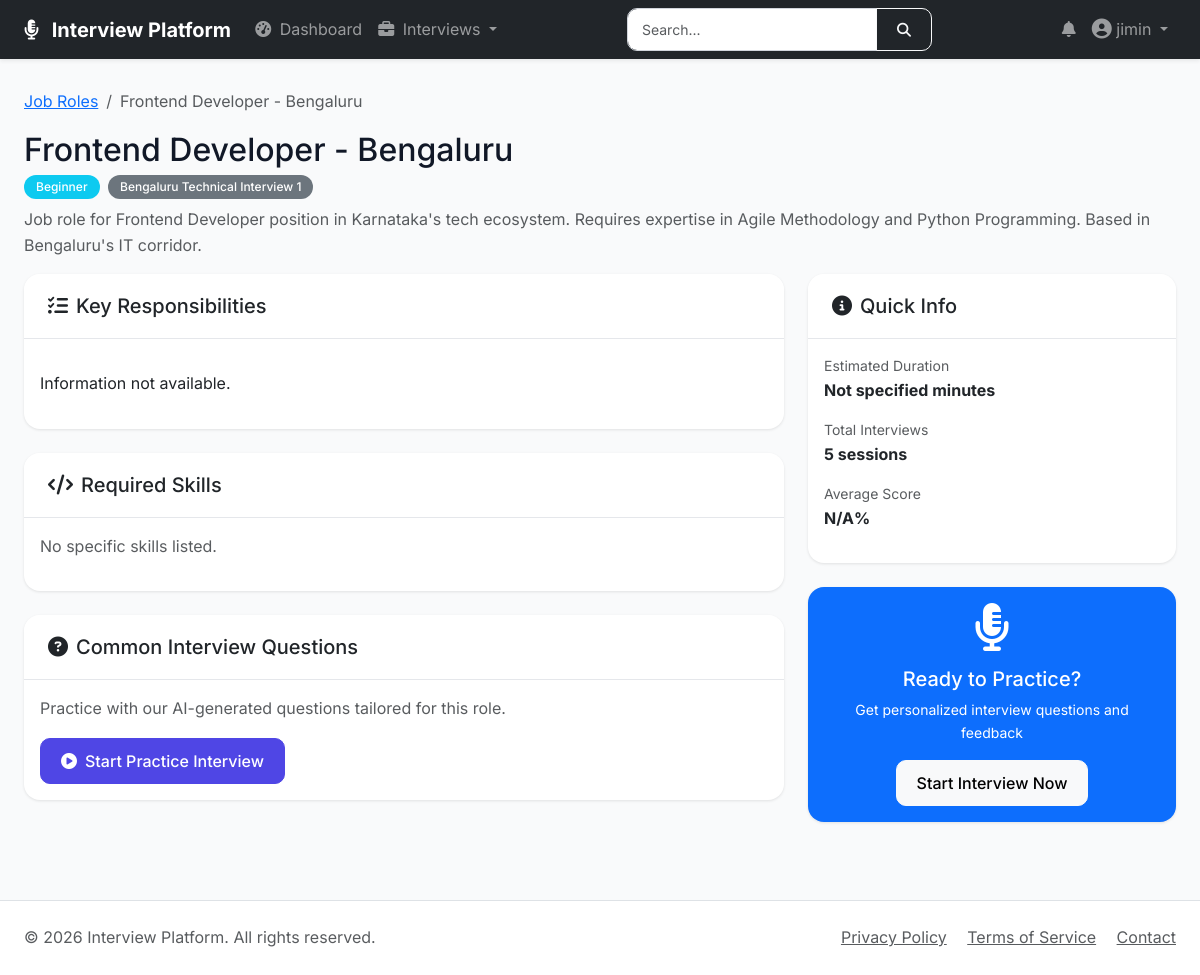
Screenshot of /job-roles/frontend-developer-bengaluru-technical-0/ (signed in) with the database file from the repository.
### base/models.py (models this page shows, shortened)
class User(AbstractUser):
    email = models.EmailField(unique=True)
    full_name = models.CharField(max_length=140, blank=True)
    phone_number = models.CharField(max_length=20, blank=True)
    profile_image = models.ImageField(upload_to="users/profile_images/", blank=True, null=True)
    is_verified = models.BooleanField(default=False)

class UUIDTimeStampedModel(models.Model):
    id = models.UUIDField(primary_key=True, default=uuid.uuid4, editable=False)
    created_at = models.DateTimeField(auto_now_add=True, db_index=True)
    updated_at = models.DateTimeField(auto_now=True)
    class Meta:
        abstract = True

class JobRole(UUIDTimeStampedModel):
    class Difficulty(models.TextChoices):
        BEGINNER = "BEGINNER", "Beginner"
        INTERMEDIATE = "INTERMEDIATE", "Intermediate"
        ADVANCED = "ADVANCED", "Advanced"
    domain = models.ForeignKey(InterviewDomain, on_delete=models.CASCADE, related_name="job_roles")
    title = models.CharField(max_length=160)
    slug = models.SlugField(max_length=180, unique=True)
    description = models.TextField(blank=True)
    difficulty = models.CharField(max_length=30, choices=Difficulty.choices, default=Difficulty.BEGINNER)
    skills = models.ManyToManyField(Skill, blank=True, related_name="job_roles")
    default_question_count = models.PositiveSmallIntegerField(default=5)
    time_limit_minutes = models.PositiveIntegerField(default=30)
    is_active = models.BooleanField(default=True)
    class Meta:
        ordering = ["domain", "title"]

class InterviewDomain(UUIDTimeStampedModel):
    class DomainType(models.TextChoices):
        TECHNICAL = "TECHNICAL", "Technical"
        BEHAVIORAL = "BEHAVIORAL", "Behavioral"
        HR = "HR", "HR"
        SYSTEM_DESIGN = "SYSTEM_DESIGN", "System Design"
        MIXED = "MIXED", "Mixed"
    title = models.CharField(max_length=160, unique=True)
    slug = models.SlugField(max_length=180, unique=True)
    domain_type = models.CharField(max_length=30, choices=DomainType.choices, default=DomainType.TECHNICAL)
    description = models.TextField(blank=True)
    icon = models.CharField(max_length=80, blank=True)
    is_active = models.BooleanField(default=True)
    class Meta:
        ordering = ["title"]

### base/views.py (the view)
# urls.py: path('job-roles/<slug:slug>/', views.job_role_detail_view, name='job_role_detail'),
@login_required
def job_role_detail_view(request, slug):
    job_role = get_object_or_404(JobRole, slug=slug, is_active=True)
    return render(request, 'job_roles/detail.html', {'job_role': job_role})

### base/templates/job_roles/detail.html (shortened to what this page needs)
{% extends 'main.html' %}
{% block page_header %}
<div class="d-flex justify-content-between align-items-start">
    <div>
        <nav aria-label="breadcrumb">
            <ol class="breadcrumb">
                <li class="breadcrumb-item"><a href="{% url 'job_role_list' %}">Job Roles</a></li>
                <li class="breadcrumb-item active">{{ job_role.title }}</li>
            </ol>
        </nav>
        <h1 class="h2 mb-1">{{ job_role.title }}</h1>
        <div class="mb-2">
            <span class="badge bg-info me-1">{{ job_role.get_difficulty_display }}</span>
            <span class="badge bg-secondary">{{ job_role.domain.title }}</span>
        </div>
        <p class="text-muted">{{ job_role.description }}</p>
    </div>
</div>
{% endblock %}
{% block content %}
<div class="fade-in">
    <div class="row">
        <div class="col-md-8">
            <div class="card mb-4">
                <div class="card-header">
                    <h5 class="mb-0"><i class="fas fa-tasks me-2"></i>Key Responsibilities</h5>
                </div>
                <div class="card-body">
                    <p>{{ job_role.responsibilities|default:"Information not available."|linebreaks }}</p>
                </div>
            </div>
            <div class="card mb-4">
                <div class="card-header">
                    <h5 class="mb-0"><i class="fas fa-code me-2"></i>Required Skills</h5>
                </div>
                <div class="card-body">
                    {% if job_role.required_skills.all %}
                        {% for skill in job_role.required_skills.all %}
                            <span class="badge bg-primary me-1 mb-1">{{ skill.name }}</span>
                        {% endfor %}
                    {% else %}
                        <p class="text-muted">No specific skills listed.</p>
                    {% endif %}
                </div>
            </div>
            <div class="card">
                <div class="card-header">
                    <h5 class="mb-0"><i class="fas fa-question-circle me-2"></i>Common Interview Questions</h5>
                </div>
                <div class="card-body">
                    <p class="text-muted">Practice with our AI-generated questions tailored for this role.</p>
                    <a href="{% url 'session_create' %}?job_role={{ job_role.id }}" class="btn btn-primary">
                        <i class="fas fa-play-circle me-2"></i>Start Practice Interview
                    </a>
                </div>
            </div>
        </div>
        <div class="col-md-4">
            <div class="card mb-4">
                <div class="card-header">
                    <h5 class="mb-0"><i class="fas fa-info-circle me-2"></i>Quick Info</h5>
                </div>
                <div class="card-body">
                    <div class="mb-3">
                        <small class="text-muted d-block">Estimated Duration</small>
                        <strong>{{ job_role.estimated_duration|default:"Not specified" }} minutes</strong>
                    </div>
                    <div class="mb-3">
                        <small class="text-muted d-block">Total Interviews</small>
                        <strong>{{ job_role.interview_sessions.count }} sessions</strong>
                    </div>
                    <div class="mb-3">
                        <small class="text-muted d-block">Average Score</small>
                        <strong>
                            {% with avg=job_role.interview_sessions.aggregate.overall_score__avg %}
                                {{ avg|default:"N/A" }}%
                            {% endwith %}
                        </strong>
                    </div>
                </div>
            </div>
            <div class="card bg-primary text-white">
                <div class="card-body text-center">
                    <i class="fas fa-microphone-alt fa-3x mb-3"></i>
                    <h5>Ready to Practice?</h5>
                    <p class="small">Get personalized interview questions and feedback</p>
                    <a href="{% url 'session_create' %}?job_role={{ job_role.id }}" class="btn btn-light">
                        Start Interview Now
                    </a>
                </div>
            </div>
        </div>
    </div>
</div>
{% endblock %}

### templates/nav.html (shortened to what this page needs)
{% load static %}
<nav class="navbar navbar-expand-lg navbar-dark bg-dark sticky-top shadow-sm">
    <div class="container-fluid px-4">
        <a class="navbar-brand fw-bold" href="{% url 'home' %}">
            <i class="fas fa-microphone-alt me-2"></i>
            Interview Platform
        </a>
        <div class="collapse navbar-collapse" id="navbarMain">
            <ul class="navbar-nav me-auto mb-2 mb-lg-0">
                {% if user.is_authenticated %}
                    <li class="nav-item">
                        <a class="nav-link {% if request.resolver_match.url_name == 'dashboard' %}active{% endif %}" href="{% url 'dashboard' %}">
                            <i class="fas fa-tachometer-alt me-1"></i> Dashboard
                        </a>
                    </li>
                    <li class="nav-item dropdown">
                        <a class="nav-link dropdown-toggle" href="#" role="button" data-bs-toggle="dropdown">
                            <i class="fas fa-briefcase me-1"></i> Interviews
                        </a>
                    </li>
                {% endif %}
            </ul>
            {% if user.is_authenticated %}
                <form class="d-flex mx-3" action="{% url 'global_search' %}" method="GET">
                    <div class="input-group">
                        <input class="form-control form-control-sm" type="search" name="q" placeholder="Search..." aria-label="Search" style="width: 250px;">
                        <button class="btn btn-sm btn-outline-light" type="submit">
                            <i class="fas fa-search"></i>
                        </button>
                    </div>
                </form>
            {% endif %}
            <ul class="navbar-nav ms-auto mb-2 mb-lg-0">
                {% if user.is_authenticated %}
                    <li class="nav-item dropdown">
                        <a class="nav-link position-relative" href="#" role="button" data-bs-toggle="dropdown">
                            <i class="fas fa-bell"></i>
                        </a>
                    </li>
                    <li class="nav-item dropdown">
                        <a class="nav-link dropdown-toggle" href="#" role="button" data-bs-toggle="dropdown">
                            {% if user.userprofile.avatar %}
                                <img src="{{ user.userprofile.avatar.url }}" alt="{{ user.username }}" class="rounded-circle me-1" style="width: 30px; height: 30px; object-fit: cover;">
                            {% else %}
                                <i class="fas fa-user-circle fa-lg"></i>
                            {% endif %}
                            {{ user.username|truncatechars:15 }}
                        </a>
                    </li>
                {% endif %}
            </ul>
        </div>
    </div>
</nav>

### templates/main.html (style rules this page uses)
:root { --primary-color: #4f46e5; --primary-dark: #4338ca; --secondary-color: #06b6d4; --success-color: #10b981; --warning-color: #f59e0b; --danger-color: #ef4444; --dark-color: #1f2937; --light-color: #f3f4f6; }
* { margin: 0; padding: 0; box-sizing: border-box; }
body { font-family: 'Inter', sans-serif; background-color: #f9fafb; color: #111827; line-height: 1.6; }
.card { border: none; border-radius: 16px; box-shadow: 0 1px 3px rgba(0,0,0,0.1); transition: transform 0.2s, box-shadow 0.2s; background: white; }
.card-header { background: white; border-bottom: 1px solid #e5e7eb; padding: 1.25rem 1.5rem; font-weight: 600; border-radius: 16px 16px 0 0 !important; }
.btn { border-radius: 10px; padding: 0.625rem 1.25rem; font-weight: 500; transition: all 0.2s; }
.btn-primary { background: var(--primary-color); border-color: var(--primary-color); }
.form-control, .form-select { border-radius: 10px; border: 1px solid #d1d5db; padding: 0.625rem 0.875rem; transition: all 0.2s; }
.badge { padding: 0.375rem 0.75rem; border-radius: 20px; font-weight: 500; }
.fade-in { animation: fadeIn 0.5s ease-out; }

### rows the page displays
User: username "jimin"
JobRole: title "Frontend Developer - Bengaluru", difficulty "Beginner", domain "Bengaluru Technical Interview 1", description "Job role for Frontend Developer position in Karnataka's tech ecosystem. Requires expertise in Agile Methodology and Python Programming. Based in Bengaluru's IT corridor.", interview_sessions.count "5"

### other values shown
{{ job_role.estimated_duration|default:"Not specified" }} "Not specified"
{{ avg|default:"N/A" }} "N/A"
